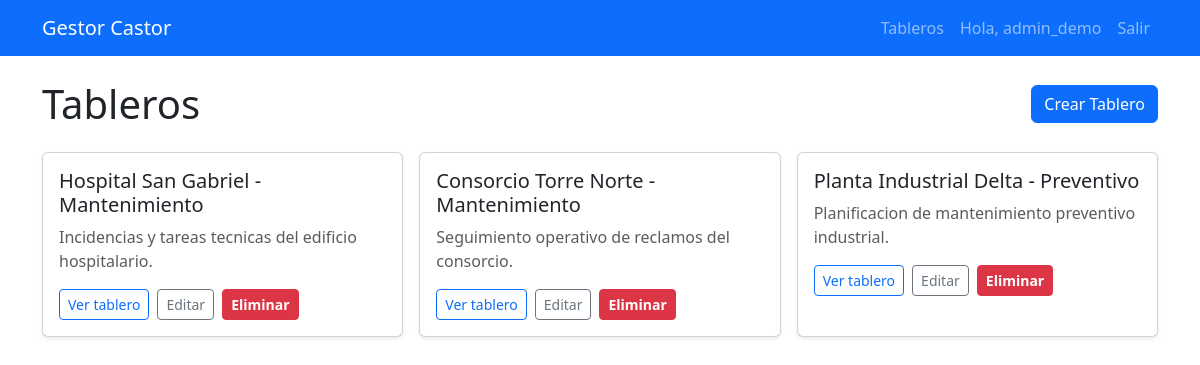
The app's page /tableros/ (signed in) with its own data.
### apps/tablero/models.py (models this page shows, shortened)
class Tablero(models.Model):
    titulo = models.CharField(max_length=100)
    descripcion = models.TextField(blank=True, null=True)
    creado_por = models.ForeignKey(User, on_delete=models.CASCADE, related_name='tableros_creados')
    fecha_creacion = models.DateTimeField(auto_now_add=True)

### apps/tablero/views.py (the view)
# urls.py: path('', TableroListView.as_view(), name='lista_tableros'),
class TableroListView(LoginRequiredMixin, PermissionRequiredMixin, ListView):
    model = Tablero
    template_name = 'tablero/lista.html'
    permission_required = 'tablero.view_tablero'
    def get_queryset(self):
        return tableros_visibles_para_usuario(self.request.user)

### apps/usuario/permissions.py (called while the page is built)
def tableros_visibles_para_usuario(user):
    if user.is_superuser:
        return Tablero.objects.all()
    return Tablero.objects.filter(
        Q(creado_por=user) | Q(integrantes__usuario=user)
    ).distinct()

### templates/tablero/lista.html
{% extends 'base.html' %}
{% block content %}
<div class="d-flex justify-content-between align-items-center mb-4">
    <h1 class="mb-0">Tableros</h1>
    {% if perms.tablero.add_tablero %}
    <a href="{% url 'crear_tablero' %}" class="btn btn-primary">Crear Tablero</a>
    {% endif %}
</div>
{% if object_list %}
<div class="row g-3">
    {% for tablero in object_list %}
    <div class="col-12 col-md-6 col-lg-4">
        <div class="card h-100 shadow-sm">
            <div class="card-body">
                <h5 class="card-title mb-2">{{ tablero.titulo }}</h5>
                <p class="card-text text-muted mb-3">
                    {{ tablero.descripcion|default:"Sin descripción"|truncatechars:90 }}
                </p>
                <div class="d-flex flex-wrap gap-2">
                    <a href="{% url 'detalle_tablero' tablero.id %}" class="btn btn-outline-primary btn-sm">
                        Ver tablero
                    </a>
                    {% if perms.tablero.change_tablero %}
                    <a href="{% url 'editar_tablero' tablero.id %}" class="btn btn-outline-secondary btn-sm">
                        Editar
                    </a>
                    {% endif %}
                    {% if perms.tablero.delete_tablero %}
                    <a href="{% url 'eliminar_tablero' tablero.id %}" class="btn btn-danger btn-sm fw-semibold">
                        Eliminar
                    </a>
                    {% endif %}
                </div>
            </div>
        </div>
    </div>
    {% endfor %}
</div>
{% else %}
<div class="alert alert-info">No hay tableros.</div>
{% endif %}
{% endblock %}

### templates/base.html (shortened to what this page needs)
<!DOCTYPE html>
<html>
<head>
    <link href="https://cdn.jsdelivr.net/npm/bootstrap@5.3.0/dist/css/bootstrap.min.css" rel="stylesheet">
</head>
<body>
    <nav class="navbar navbar-expand-lg navbar-dark bg-primary mb-4">
        <div class="container">
            <a class="navbar-brand" href="{% url 'lista_tableros' %}">Gestor Castor</a>
            <div class="navbar-nav">
                {% if user.is_authenticated %}
                    <a class="nav-link" href="{% url 'lista_tableros' %}">Tableros</a>
                    <a class="nav-link" href="{% url 'usuario:perfil' %}">Hola, {{ user.username }}</a>
                    <form method="post" action="{% url 'usuario:logout' %}" class="d-inline">
                        <button type="submit" class="nav-link btn btn-link">Salir</button>
                    </form>
                {% else %}
                    <a class="nav-link" href="{% url 'usuario:login' %}">Ingresar</a>
                {% endif %}
            </div>
        </div>
    </nav>
    <div class="container mt-3">
        {% block content %}{% endblock %}
    </div>
</body>
</html>

### records on screen
Tablero: titulo "Hospital San Gabriel - Mantenimiento", descripcion "Incidencias y tareas tecnicas del edificio hospitalario."
Tablero: titulo "Consorcio Torre Norte - Mantenimiento", descripcion "Seguimiento operativo de reclamos del consorcio."
Tablero: titulo "Planta Industrial Delta - Preventivo", descripcion "Planificacion de mantenimiento preventivo industrial."

### other values on screen
{{ user.username }} "admin_demo"
